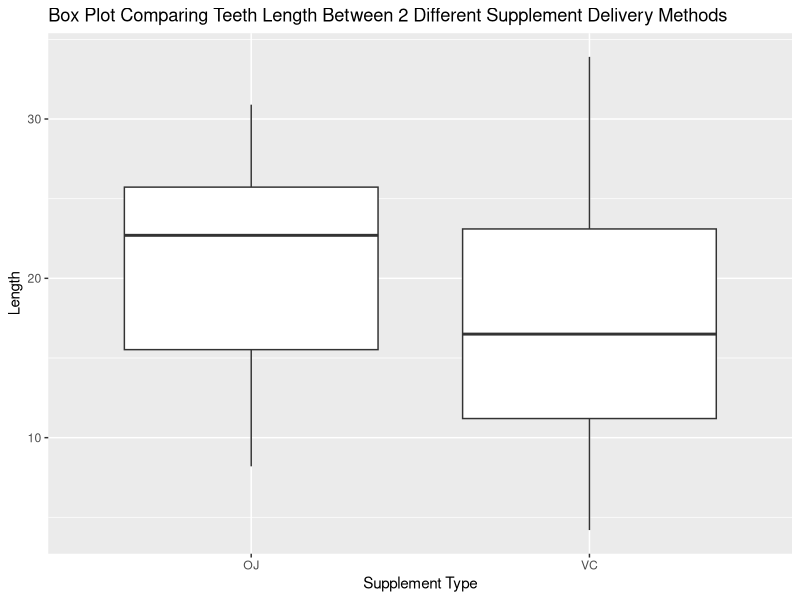

Recreate this plot in R.
## ---- chunk 1
# Load a dataset into the R Environment.
data(ToothGrowth)

# Look at the summary of the variables in the dataset.
summary(ToothGrowth)

# Look at a frequency table of a categorical variable.
table(ToothGrowth$supp)
## ---- chunk 2
#| fig-align: center
#| fig-cap: "Box plot comparison of guinea pig teeth length from different supplement delivery methods"
library(ggplot2)
ggplot(data = ToothGrowth, aes(x = supp,y = len)) + geom_boxplot() + labs(title = "Box Plot Comparing Teeth Length Between 2 Different Supplement Delivery Methods", x = "Supplement Type", y = "Length")
## ---- chunk 3
# We will add code to conduct a t-test here! https://www.datacamp.com/tutorial/t-tests-r-tutorial
t.test(len ~ supp, 
       data = ToothGrowth, 
       alternative = c("two.sided"),
       mu = 0,
       var.equal = FALSE,
       conf.level = 0.95,
       )
